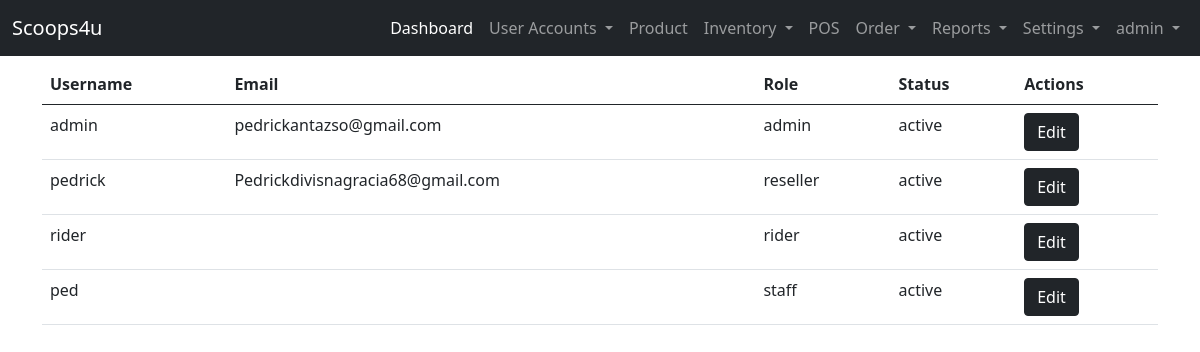
/user-site/user-list/ (signed in), run on an earlier commit of the app's database.
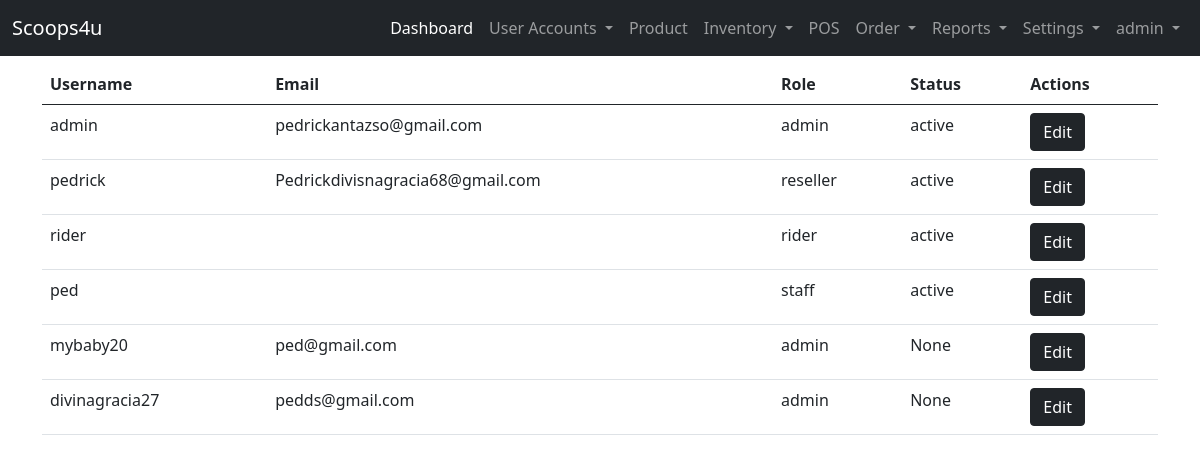
And on a later commit of the database.
### landing_page/models.py (models this page shows)
class User(AbstractUser):
    ROLE = ((" "," "),("admin","admin"),("staff","staff"),("reseller","reseller"),("rider","rider"))
    STAT = ((" "," "),("active","active"),("inactive","inactive"))
    role = models.CharField(max_length=50, null=True, default=None, choices=ROLE)
    status = models.CharField(max_length=50, null=True, default=None , choices=STAT)

### admin_site/views.py (the view)
# urls.py: path('user-list/', views.user_list , name='user_list'),
@login_required(login_url='landing_page:login')
def user_list(request):
    users = User.objects.all()
    context = {'users':users}
    return render(request, 'admin_site/user/useraccount.html', context)

### templates/admin_site/user/useraccount.html (shortened to what this page needs)
{% extends 'admin_site/base.html' %}
{% block content %}
    <table class="table table-hover">
        <thead>
            <tr>
                <th>Username</th>
                <th>Email</th>
                <th>Role</th>
                <th>Status</th>
                <th>Actions</th>
            </tr>
            <tbody>
                {% for list in users %}
                <tr>
                    <td>{{ list.username }}</td>
                    <td>{{ list.email }}</td>
                    <td>{{ list.role }}</td>
                    <td>{{ list.status }}</td>
                    <td><a href="{% url 'admin_site:edit_user_account' list.id %}" class="btn btn-dark" >Edit</a></td>
                </tr>
                {% endfor %}
            </tbody>
        </thead>
    </table>
{% endblock content %}

### templates/admin_site/base.html (shortened to what this page needs)
{% load static %}
<!DOCTYPE html>
<html lang="en">
<head>
    <link href="https://cdn.jsdelivr.net/npm/bootstrap@5.0.2/dist/css/bootstrap.min.css" rel="stylesheet">
      <link rel="stylesheet" href="{% static 'css/sample.css' %}">
  </head>
<body>
  {% if user.role == "admin"%}
    <nav class="navbar navbar-expand-lg navbar-dark bg-dark">
        <div class="container-fluid">
          <a class="navbar-brand" href="#">Scoops4u</a>
          <div class="collapse navbar-collapse" id="navbarNavDropdown">
            <ul class="navbar-nav ms-auto mb-2 mb-lg-0">
              <li class="nav-item">
                <a class="nav-link active" aria-current="page" href="{% url 'admin_site:dashboard'%}">Dashboard</a>
              </li>
              <li class="nav-item dropdown">
                <a class="nav-link dropdown-toggle" href="#" id="navbarDropdownMenuLink" role="button" data-bs-toggle="dropdown" aria-expanded="false">
                  User Accounts
                </a>
              </li>
              <li class="nav-item">
                <a class="nav-link" href="{%url 'admin_site:list_product' %}">Product</a>
              </li>
              <li class="nav-item dropdown">
                <a class="nav-link dropdown-toggle" href="#" id="navbarDropdownMenuLink" role="button" data-bs-toggle="dropdown" aria-expanded="false">
                  Inventory
                </a>
              </li>
              <li class="nav-item">
                <a class="nav-link" href="{%url 'admin_site:pos' %}">POS</a>
              </li>
              <li class="nav-item dropdown">
                <a class="nav-link dropdown-toggle" href="#" id="navbarDropdownMenuLink" role="button" data-bs-toggle="dropdown" aria-expanded="false">
                  Order
                </a>
              </li>
              <li class="nav-item dropdown">
                <a class="nav-link dropdown-toggle" href="#" id="navbarDropdownMenuLink" role="button" data-bs-toggle="dropdown" aria-expanded="false">
                  Reports
                </a>
              </li>
              <li class="nav-item dropdown">
                <a class="nav-link dropdown-toggle" href="#" id="navbarDropdownMenuLink" role="button" data-bs-toggle="dropdown" aria-expanded="false">
                  Settings
                </a>
              </li>
              <li class="nav-item dropdown">
                <a class="nav-link dropdown-toggle" href="#" id="navbarDropdownMenuLink" role="button" data-bs-toggle="dropdown" aria-expanded="false">
                  {{ user }}
                </a>
              </li>
            </ul>
          </div>
        </div>
      </nav>
  {% endif %}
      <div class="container">
        <div class="row mt-2">
            <div class="col-lg-12">
                {% block content %}
                {% endblock content %}
            </div>
        </div>
    </div>
</body>
</html>

What changed in the data, as far as the page shows it:
added User: username "mybaby20", email "ped@gmail.com", role "admin", status "None"
added User: username "divinagracia27", email "pedds@gmail.com", role "admin", status "None"
